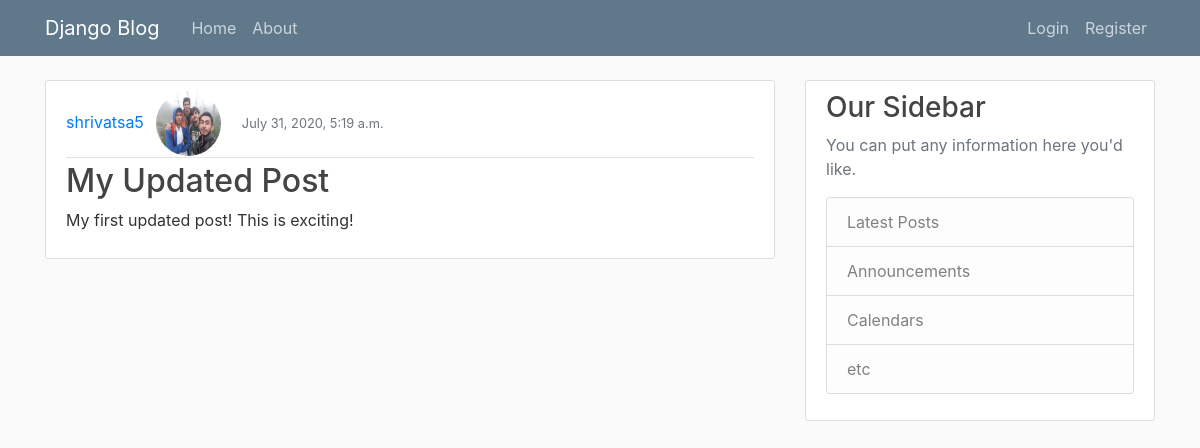
/post/21/, run on the app's committed database.
### blog/models.py (models this page shows, shortened)
class Post(models.Model):
	title=models.CharField(max_length=100)
	date_posted=models.DateTimeField(default=timezone.now)
	content=models.TextField()
	author=models.ForeignKey(User, on_delete=models.CASCADE)

### accounts/models.py (models this page shows, shortened)
class Profile(models.Model):
	user=models.OneToOneField(User,on_delete=models.CASCADE)
	image=models.ImageField(default='default.jpg',upload_to='profile_pics')

### blog/views.py (the view)
# urls.py: path('post/<int:pk>/', PostDetailView.as_view(), name='blog-detail'),
class PostDetailView(DetailView):
	model=Post

### blog/templates/blog/post_detail.html (shortened to what this page needs)
{% extends "blog/base.html" %}
{%block content %}
        <article class="media content-section">
 		 <div class="media-body">
    		<div class="article-metadata">
      <a class="mr-2" href="{% url 'user-posts' object.author.username %}">{{ object.author }}</a>
      <img class="rounded-circle article-img" src="{{ object.author.profile.image.url }}">
      <small class="text-muted">{{ object.date_posted }}</small>
    </div>
    <h2 class="article-title">{{ object.title }}</h2>
    <p>{{object.content}}</p>
  </div>
		</article>
{%endblock content %}

### blog/static/blog/main.css (style rules this page uses)
body { background: #fafafa; color: #333333; margin-top: 5rem; }
h1, h2, h3, h4, h5, h6 { color: #444444; }
.content-section { background: #ffffff; padding: 10px 20px; border: 1px solid #dddddd; border-radius: 3px; margin-bottom: 20px; }
.article-title { color: #444444; }
.article-img { height: 65px; width: 65px; margin-right: 16px; }
.article-metadata { padding-bottom: 1px; margin-bottom: 4px; border-bottom: 1px solid #e3e3e3 }

### data on the page
Post: author "shrivatsa5", author.profile.image (picture), date_posted "July 31, 2020, 5:19 a.m.", title "My Updated Post", content "My first updated post! This is exciting!"
